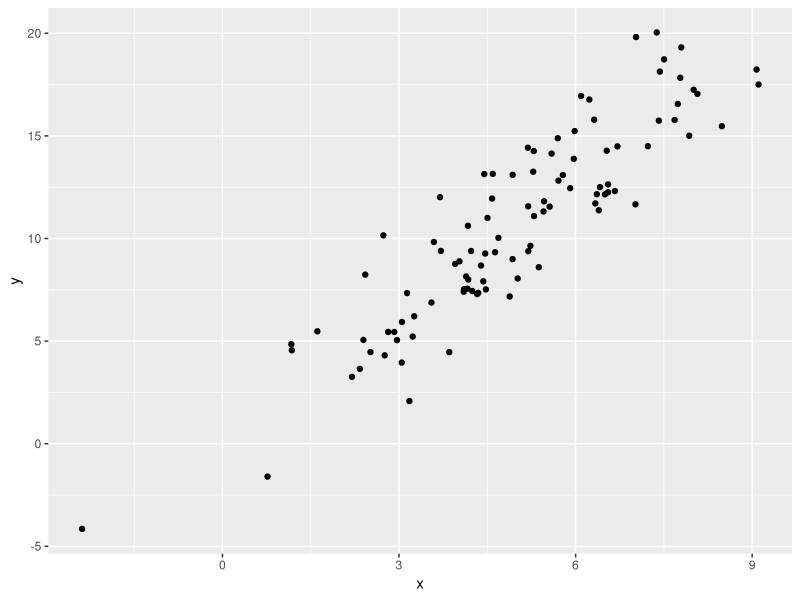

Source code (R):
## ---- chunk 1
knitr::opts_chunk$set(collapse = TRUE)
library(ggplot2)
## ---- chunk 2
x<-rnorm(100,5,2)
y<-rnorm(100,2*x+1,2)

x
## ---- chunk 3
y
## ---- chunk 4
df<-data.frame(x,y)

df
## ---- chunk 5
ggplot()+
geom_point(data=df,aes(x,y))
